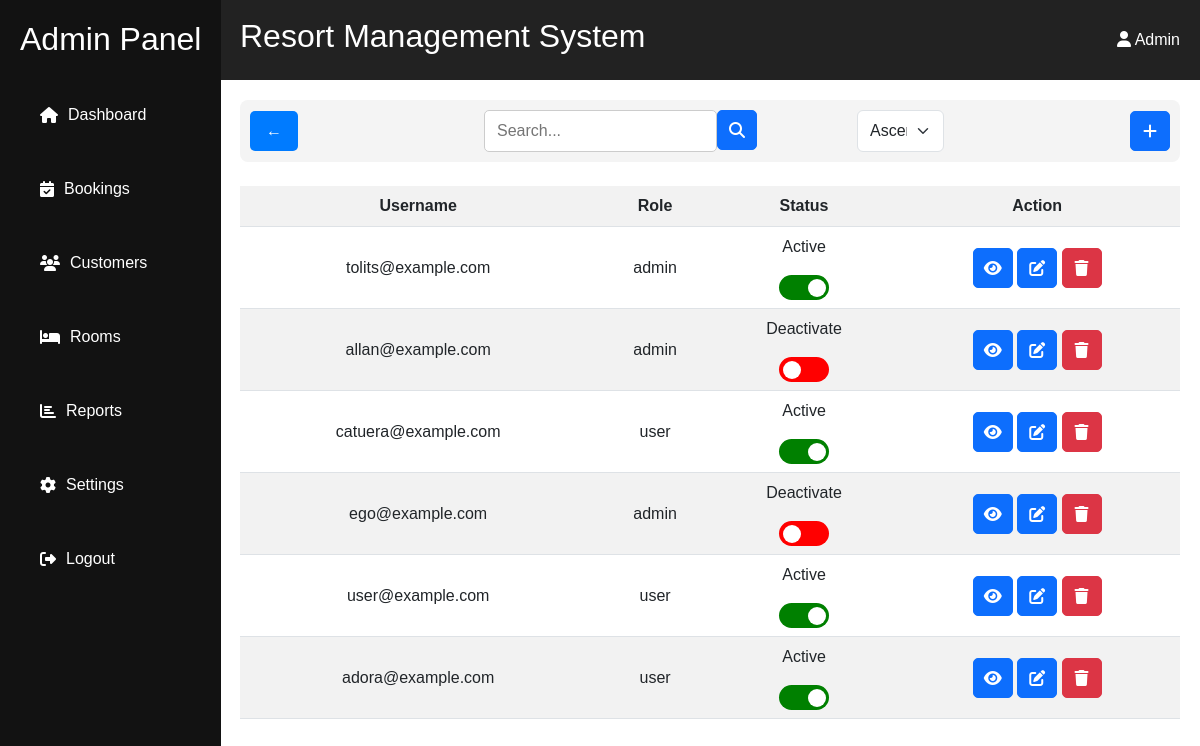
The page /admin/customer/index.php (signed in) on the database as committed earlier.
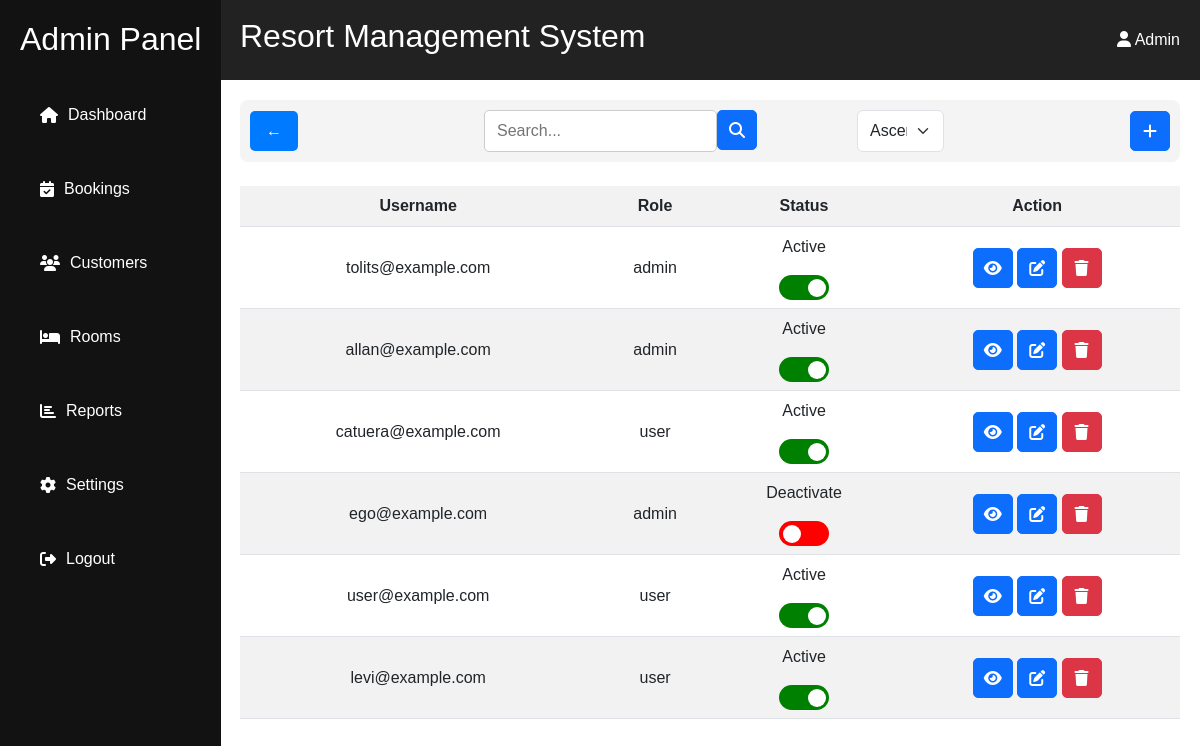
The same page on the database as committed later.
### tables this page shows
CREATE TABLE IF NOT EXISTS `account` (
  `account_id` int(11) NOT NULL AUTO_INCREMENT,
  `username` varchar(50) NOT NULL,
  `password` varchar(50) NOT NULL,
  `role` enum('user','admin') NOT NULL,
  `status` enum('activate','deactivate') NOT NULL,
  `created_at` timestamp NOT NULL DEFAULT current_timestamp(),
  `updated_at` timestamp NULL DEFAULT NULL,
  PRIMARY KEY (`account_id`)
);

### admin/customer/index.php (the view, shortened to what this page needs)
<?php
include('../../resources/database/config.php');
?>
<div class="content">
    <?php
    include('filter.php');
      ?>
    <br>
    <table class='table table-striped'>
        <tr>
            <th>Username</th>
            <th>Role</th>
            <th>Status</th>
            <th>Action</th>
        </tr>
        <?php
        while ($row = mysqli_fetch_assoc($result)) {
            $is_active = ($row['status'] === 'activate');
            echo "<tr>
                <td>{$row['username']}</td>
                <td>{$row['role']}</td>";
                $opstat=($row['status']==='activate' ? 'deactivate' : 'activate');
                print "<td>";
                print ($row['status']==='activate' ? '<p>Active</p>' : '<p>Deactivate</p>');
                print "<form method='post' action='update.php'>
            <input type='hidden' name='account_id' value='{$row['account_id']}'>
            <input type='hidden' name='stat1' value='$opstat'>
            <label class='switch'>
                <input type='checkbox' name='status' value='$opstat' onchange='this.form.submit()' " . ($is_active ? "checked" : "") . ">
                <span class='slider'></span>
            </label>
        </form>
    </td>
    <td>
        <a href='view.php?id={$row['account_id']}' class='btn btn-primary btn-sm'><i class='fas fa-eye'></i></a>
        <a href='edit.php?id={$row['account_id']}' class='btn btn-primary btn-sm'><i class='fas fa-edit'></i></a>
       <button class='btn btn-danger' type='button' onclick='openPopup({$row['account_id']})'><i class ='fas fa-trash'></i></button>
        <div class='popup-overlay' id='popup-{$row['account_id']}' style='color: black; display: none;'>
            <div class='popup-content'>
                <form action='delete.php?id={$row['account_id']}' method='post'>
                    <span class='close-btn' onclick='closePopup({$row['account_id']})'>&times;</span>
                    <h6>Are you sure you want to <strong style='color: red;'>Delete</strong> this Account?</h6>
                    <input type='hidden' name='account_id' value='{$row['account_id']}'>
                    <br>
                    <input type='submit' value='YES' class='form-control' name='yes'>
                    <hr>
                    <button type='button' class='form-control' onclick='closePopup({$row['account_id']})'>NO</button>
                    <br>
                </form>
            </div>
        </div>
    </td>
</tr>";
        }
        ?>
   </table>
</div>

### admin/customer/filter.php (shortened to what this page needs)
<?php
$id = $_SESSION['ID'];
if(isset($_GET['search']) && !empty($_GET['searchbar'])){
 $find=isset($_GET['searchbar']) ? $_GET['searchbar'] : '';
$sql1 = "SELECT * FROM account WHERE account_id <> ? AND username LIKE ? ";
$stmt = mysqli_prepare($conn, $sql1);
$search="%$find%";
mysqli_stmt_bind_param($stmt, 'is', $id,$search);
mysqli_stmt_execute($stmt);
$result = mysqli_stmt_get_result($stmt);
}else{
$sql1 = "SELECT * FROM account WHERE account_id <> ?";
$stmt = mysqli_prepare($conn, $sql1);
mysqli_stmt_bind_param($stmt, 'i', $id);
mysqli_stmt_execute($stmt);
$result = mysqli_stmt_get_result($stmt);
}
?>
<div class="top-bar">
    <button class="back-btn" onclick="history.back()">← </button>
   <form action="<?php $_SERVER['PHP_SELF']?>" method="get" style="width: 50%; margin:0 20px; display:flex; flex-direction:row; gap:100px;">
  <div class="searchdiv" style="display: flex;">
     <input type="text" class="search-bar" name="searchbar"  placeholder="Search..." value="<?php echo (isset($_GET['searchbar']) ? $_GET['searchbar'] : '') ?>">
   <button class="btn btn-primary" name="search" value="search"><i class="fas fa-magnifying-glass"></i></button>
  </div>
   <select name="sort" id="" class="form-select" onchange="this.form.submit()">
    <option value="ASC" <?php echo (isset($_GET['sort']) && $_GET['sort']==='ASC' ? 'selected' : '' ) ?> >Ascending</option>
   </select>
   </form>
    <a href="create.php" class="btn btn-primary" style="text-decoration: none; color:white;"><i class="fas fa-add "></i></a>
</div>

### admin/customer/index.php (style rules this page uses)
table th, td { vertical-align: middle; padding: 10px; text-align: center; }
.switch { position: relative; display: inline-block; width: 50px; height: 25px; }
.slider { position: absolute; cursor: pointer; top: 0; left: 0; right: 0; bottom: 0; background-color: red; transition: .4s; border-radius: 25px; }
.slider:before { position: absolute; content: ""; height: 18px; width: 18px; left: 4px; bottom: 3px; background-color: white; transition: .4s; border-radius: 50%; }
input:checked + .slider { background-color: green; }
input:checked + .slider:before { transform: translateX(25px); }
.btn { width: 40px; height: 40px; display: inline-flex; align-items: center; justify-content: center; border-radius: 5px; font-size: 16px; }
.btn i { font-size: 16px; }

### admin/customer/filter.php (style rules this page uses)
.top-bar { display: flex; align-items: center; justify-content: space-between; padding: 10px; background: #f4f4f4; border-radius: 8px; gap: 15px; }
.back-btn { padding: 8px 16px; border: none; background: #007bff; color: white; font-size: 16px; border-radius: 5px; cursor: pointer; transition: 0.3s; }
.search-bar { flex: 1; padding: 8px 12px; border: 1px solid #ccc; border-radius: 5px; font-size: 16px; }

Rows that differ between the two databases and show on the page:
removed account: username "adora@example.com", role "user", status "Active"
changed account "allan@example.com": status "Deactivate" → "Active"
added account: username "levi@example.com", role "user", status "Active"
